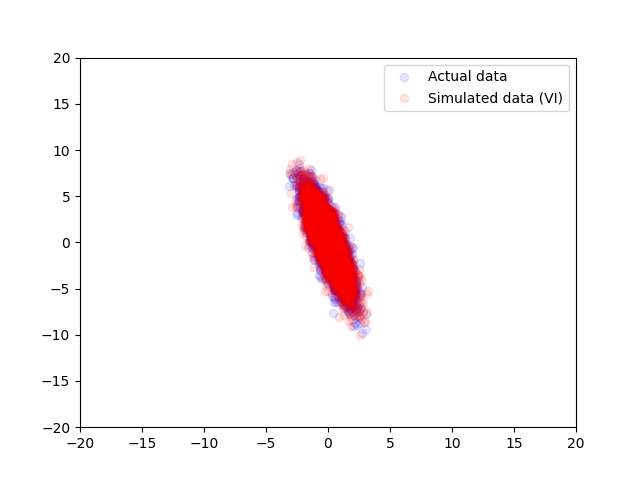

The Python source for this figure:
import functools

import matplotlib.pyplot as plt
import tensorflow as tf
import tensorflow_probability as tfp
from tensorflow_probability import bijectors as tfb
from tensorflow_probability import distributions as tfd


def probabilistic_pca(data_dim, latent_dim, num_datapoints, stddv_datapoints):
    w = yield tfd.Normal(loc=tf.zeros([data_dim, latent_dim]),
                         scale=2.0 * tf.ones([data_dim, latent_dim]),
                         name="w")
    z = yield tfd.Normal(loc=tf.zeros([latent_dim, num_datapoints]),
                         scale=tf.ones([latent_dim, num_datapoints]),
                         name="z")
    x = yield tfd.Normal(loc=tf.matmul(w, z),
                         scale=stddv_datapoints,
                         name="x")


num_datapoints = 5000
data_dim = 2
latent_dim = 1
stddv_datapoints = 0.5

concrete_ppca_model = functools.partial(probabilistic_pca,
                                        data_dim=data_dim,
                                        latent_dim=latent_dim,
                                        num_datapoints=num_datapoints,
                                        stddv_datapoints=stddv_datapoints)
model = tfd.JointDistributionCoroutineAutoBatched(concrete_ppca_model)
actual_w, actual_z, x_train = model.sample()
qw_mean = tf.Variable(tf.random.normal([data_dim, latent_dim]))
qz_mean = tf.Variable(tf.random.normal([latent_dim, num_datapoints]))
qw_stddv = tfp.util.TransformedVariable(1e-4 * tf.ones([data_dim, latent_dim]), bijector=tfb.Softplus())
qz_stddv = tfp.util.TransformedVariable(1e-4 * tf.ones([latent_dim, num_datapoints]), bijector=tfb.Softplus())


def factored_normal_variational_model():
    qw = yield tfd.Normal(loc=qw_mean, scale=qw_stddv, name="qw")
    qz = yield tfd.Normal(loc=qz_mean, scale=qz_stddv, name="qz")


surrogate_posterior = tfd.JointDistributionCoroutineAutoBatched(factored_normal_variational_model)
w = tf.Variable(tf.random.normal([data_dim, latent_dim]))
z = tf.Variable(tf.random.normal([latent_dim, num_datapoints]))

target_log_prob_fn = lambda w, z: model.log_prob((w, z, x_train))
losses = tfp.vi.fit_surrogate_posterior(
    target_log_prob_fn,
    surrogate_posterior=surrogate_posterior,
    optimizer=tf.optimizers.Adam(learning_rate=0.05),
    num_steps=200)
posterior_samples = surrogate_posterior.sample(50)
_, _, x_generated = model.sample(value=posterior_samples)

x_generated = tf.reshape(tf.transpose(x_generated, [1, 0, 2]), (2, -1))[:, ::47]

plt.scatter(x_train[0, :], x_train[1, :], color='blue', alpha=0.1, label='Actual data')
plt.scatter(x_generated[0, :], x_generated[1, :], color='red', alpha=0.1, label='Simulated data (VI)')
plt.legend()
plt.axis([-20, 20, -20, 20])
plt.show()
